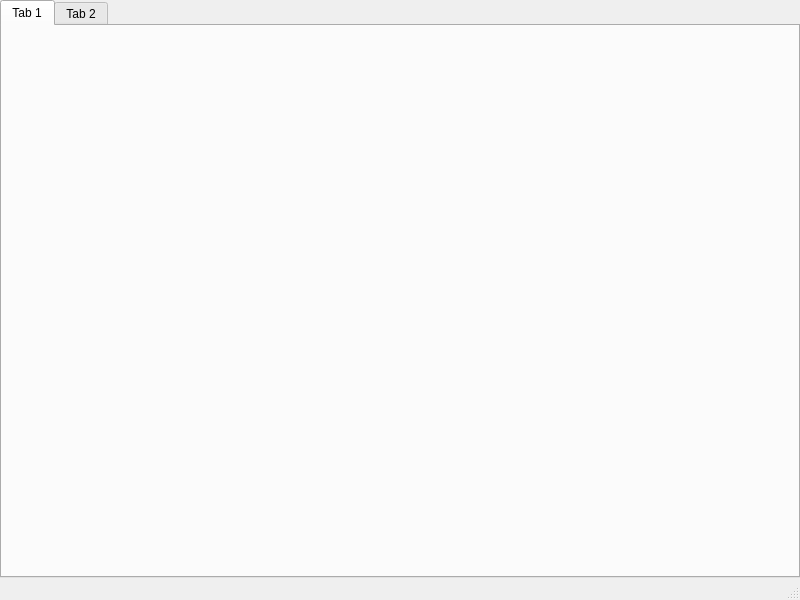
<?xml version="1.0" encoding="UTF-8"?>
<ui version="4.0">
 <class>MainWindow</class>
 <widget class="QMainWindow" name="MainWindow">
  <property name="geometry">
   <rect>
    <x>0</x>
    <y>0</y>
    <width>800</width>
    <height>600</height>
   </rect>
  </property>
  <property name="windowTitle">
   <string>MainWindow</string>
  </property>
  <widget class="QWidget" name="centralwidget">
   <layout class="QVBoxLayout" name="verticalLayout">
    <property name="spacing">
     <number>0</number>
    </property>
    <property name="leftMargin">
     <number>0</number>
    </property>
    <property name="topMargin">
     <number>0</number>
    </property>
    <property name="rightMargin">
     <number>0</number>
    </property>
    <property name="bottomMargin">
     <number>0</number>
    </property>
    <item>
     <widget class="QTabWidget" name="tabWidget">
      <property name="currentIndex">
       <number>0</number>
      </property>
      <widget class="QWidget" name="tab">
       <attribute name="title">
        <string>Tab 1</string>
       </attribute>
      </widget>
      <widget class="QWidget" name="tab_2">
       <attribute name="title">
        <string>Tab 2</string>
       </attribute>
      </widget>
     </widget>
    </item>
   </layout>
  </widget>
  <widget class="QMenuBar" name="menubar">
   <property name="geometry">
    <rect>
     <x>0</x>
     <y>0</y>
     <width>800</width>
     <height>24</height>
    </rect>
   </property>
  </widget>
  <widget class="QStatusBar" name="statusbar"/>
 </widget>
 <resources/>
 <connections/>
</ui>
